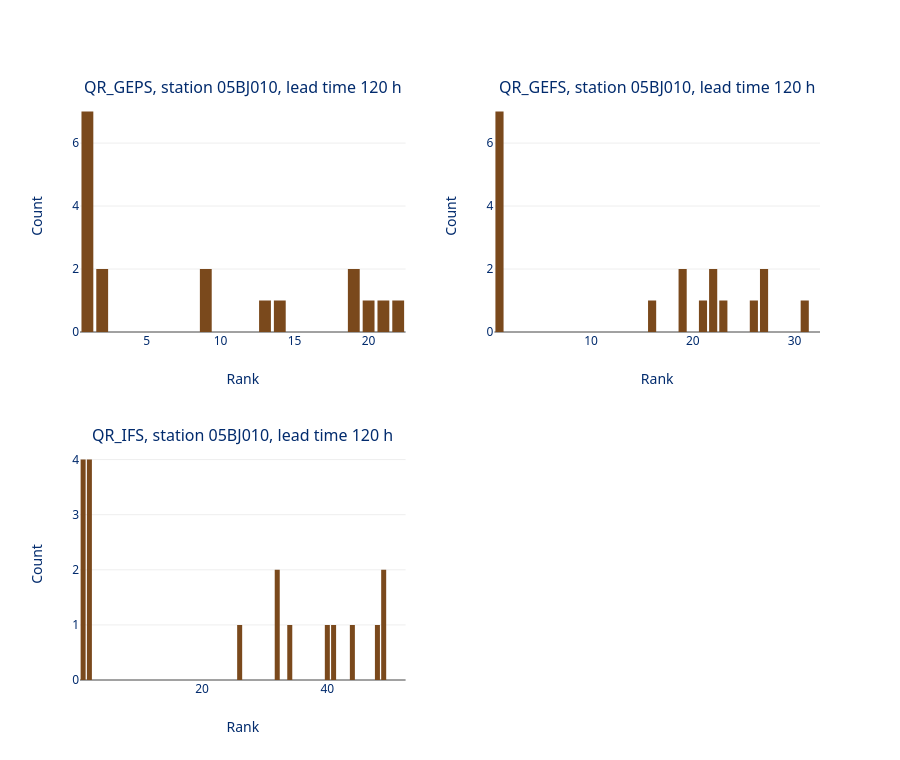

This figure's notebook cell:
### Code cell
from verification_plots import rank_histogram_plot

rank_histogram_plot(ods, station=stations[0], lead_time=lead_times[4])

### Figure 1 — Plotly figure (JSON) as saved in the notebook; plotly's stock layout.template omitted (floating-point values rounded to 4 significant figures)
{"data": [{"marker": {"color": "#7A491C"}, "showlegend": false, "type": "bar", "x": [1.0, 2.0, 3.0, 4.0, 5.0, 6.0, 7.0, 8.0, 9.0, 10.0, 11.0, 12.0, 13.0, 14.0, 15.0, 16.0, 17.0, 18.0, 19.0, 20.0, 21.0, 22.0], "xaxis": "x", "y": [7, 2, 0, 0, 0, 0, 0, 0, 2, 0, 0, 0, 1, 1, 0, 0, 0, 0, 2, 1, 1, 1], "yaxis": "y"}, {"marker": {"color": "#7A491C"}, "showlegend": false, "type": "bar", "x": [1.0, 2.0, 3.0, 4.0, 5.0, 6.0, 7.0, 8.0, 9.0, 10.0, 11.0, 12.0, 13.0, 14.0, 15.0, 16.0, 17.0, 18.0, 19.0, 20.0, 21.0, 22.0, 23.0, 24.0, 25.0, 26.0, 27.0, 28.0, 29.0, 30.0, 31.0, 32.0], "xaxis": "x2", "y": [7, 0, 0, 0, 0, 0, 0, 0, 0, 0, 0, 0, 0, 0, 0, 1, 0, 0, 2, 0, 1, 2, 1, 0, 0, 1, 2, 0, 0, 0, 1, 0], "yaxis": "y2"}, {"marker": {"color": "#7A491C"}, "showlegend": false, "type": "bar", "x": [1.0, 2.0, 3.0, 4.0, 5.0, 6.0, 7.0, 8.0, 9.0, 10.0, 11.0, 12.0, 13.0, 14.0, 15.0, 16.0, 17.0, 18.0, 19.0, 20.0, 21.0, 22.0, 23.0, 24.0, 25.0, 26.0, 27.0, 28.0, 29.0, 30.0, 31.0, 32.0, 33.0, 34.0, 35.0, 36.0, 37.0, 38.0, 39.0, 40.0, 41.0, 42.0, 43.0, 44.0, 45.0, 46.0, 47.0, 48.0, 49.0, 50.0, 51.0, 52.0], "xaxis": "x3", "y": [4, 4, 0, 0, 0, 0, 0, 0, 0, 0, 0, 0, 0, 0, 0, 0, 0, 0, 0, 0, 0, 0, 0, 0, 0, 1, 0, 0, 0, 0, 0, 2, 0, 1, 0, 0, 0, 0, 0, 1, 1, 0, 0, 1, 0, 0, 0, 1, 2, 0, 0, 0], "yaxis": "y3"}], "layout": {"annotations": [{"font": {"size": 16}, "showarrow": false, "text": "QR_GEPS, station 05BJ010, lead time 120 h", "x": 0.22, "xanchor": "center", "xref": "paper", "y": 1, "yanchor": "bottom", "yref": "paper"}, {"font": {"size": 16}, "showarrow": false, "text": "QR_GEFS, station 05BJ010, lead time 120 h", "x": 0.78, "xanchor": "center", "xref": "paper", "y": 1, "yanchor": "bottom", "yref": "paper"}, {"font": {"size": 16}, "showarrow": false, "text": "QR_IFS, station 05BJ010, lead time 120 h", "x": 0.22, "xanchor": "center", "xref": "paper", "y": 0.4, "yanchor": "bottom", "yref": "paper"}], "height": 760, "xaxis": {"anchor": "y", "domain": [0, 0.44], "title": {"text": "Rank"}}, "xaxis2": {"anchor": "y2", "domain": [0.56, 1], "title": {"text": "Rank"}}, "xaxis3": {"anchor": "y3", "domain": [0, 0.44], "title": {"text": "Rank"}}, "xaxis4": {"anchor": "y4", "domain": [0.56, 1]}, "yaxis": {"anchor": "x", "domain": [0.6, 1], "title": {"text": "Count"}}, "yaxis2": {"anchor": "x2", "domain": [0.6, 1], "title": {"text": "Count"}}, "yaxis3": {"anchor": "x3", "domain": [0, 0.4], "title": {"text": "Count"}}, "yaxis4": {"anchor": "x4", "domain": [0, 0.4]}}}
